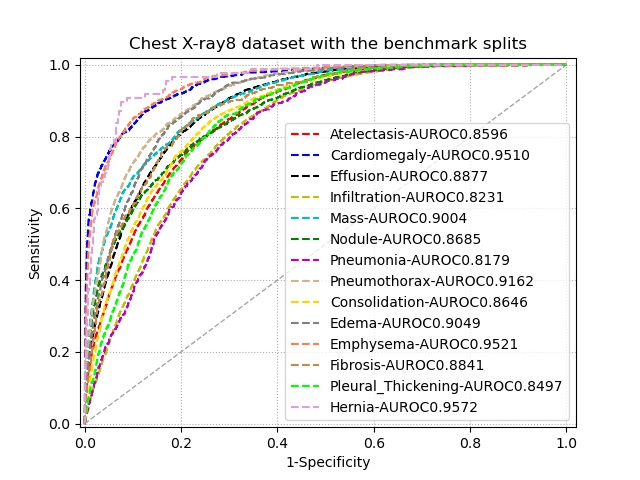
#> input picture Imgs/ROCCurve.jpg, 640 x 480 px, found by its file name
$ python nms.py
#> lines starting #> are read from the running program, lines starting #| are printed output that depends on the picture; after the words box and inside, x2 and y2 are one past the last pixel; in counts of white or black regions, pixels touching at a corner belong together
#!/usr/bin/env python
# _*_ coding: utf-8 _*_


import cv2
import numpy as np


"""
    Non-max Suppression Algorithm
    @param list  Object candidate bounding boxes
    @param list  Confidence score of bounding boxes
    @param float IoU threshold
    @return Rest boxes after nms operation
"""
def nms(bounding_boxes, confidence_score, threshold):
    # If no bounding boxes, return empty list
    if len(bounding_boxes) == 0:
        return [], []

    # Bounding boxes
    boxes = np.array(bounding_boxes)

    # coordinates of bounding boxes
    start_x = boxes[:, 0]
    start_y = boxes[:, 1]
    end_x = boxes[:, 2]
    end_y = boxes[:, 3]

    # Confidence scores of bounding boxes
    score = np.array(confidence_score)

    # Picked bounding boxes
    picked_boxes = []
    picked_score = []

    # Compute areas of bounding boxes
    areas = (end_x - start_x + 1) * (end_y - start_y + 1)

    # Sort by confidence score of bounding boxes
    order = np.argsort(score)

    # Iterate bounding boxes
    while order.size > 0:
        # The index of largest confidence score
        index = order[-1]

        # Pick the bounding box with largest confidence score
        picked_boxes.append(bounding_boxes[index])
        picked_score.append(confidence_score[index])

        # Compute ordinates of intersection-over-union(IOU)
        x1 = np.maximum(start_x[index], start_x[order[:-1]])
        x2 = np.minimum(end_x[index], end_x[order[:-1]])
        y1 = np.maximum(start_y[index], start_y[order[:-1]])
        y2 = np.minimum(end_y[index], end_y[order[:-1]])

        # Compute areas of intersection-over-union
        w = np.maximum(0.0, x2 - x1 + 1)
        h = np.maximum(0.0, y2 - y1 + 1)
        intersection = w * h

        # Compute the ratio between intersection and union
        ratio = intersection / (areas[index] + areas[order[:-1]] - intersection)

        left = np.where(ratio < threshold)
        order = order[left]

    return picked_boxes, picked_score


# Image name
image_name = './Imgs/ROCCurve.jpg'

# Bounding boxes
bounding_boxes = [(187, 82, 337, 317), (150, 67, 305, 282), (246, 121, 368, 304)]
confidence_score = [0.9, 0.75, 0.8]

# Read image
image = cv2.imread(image_name)
#> image is the input picture: shape (480, 640, 3); mean B, G, R 238.3, 239.7, 240

# Copy image as original
org = image.copy()

# Draw parameters
font = cv2.FONT_HERSHEY_SIMPLEX
font_scale = 1
thickness = 2

# IoU threshold
threshold = 0.4

# Draw bounding boxes and confidence score
for (start_x, start_y, end_x, end_y), confidence in zip(bounding_boxes, confidence_score):
    (w, h), baseline = cv2.getTextSize(str(confidence), font, font_scale, thickness)
    cv2.rectangle(org, (start_x, start_y - (2 * baseline + 5)), (start_x + w, start_y), (0, 255, 255), -1)
    cv2.rectangle(org, (start_x, start_y), (end_x, end_y), (0, 255, 255), 2)
    cv2.putText(org, str(confidence), (start_x, start_y), font, font_scale, (0, 0, 0), thickness)
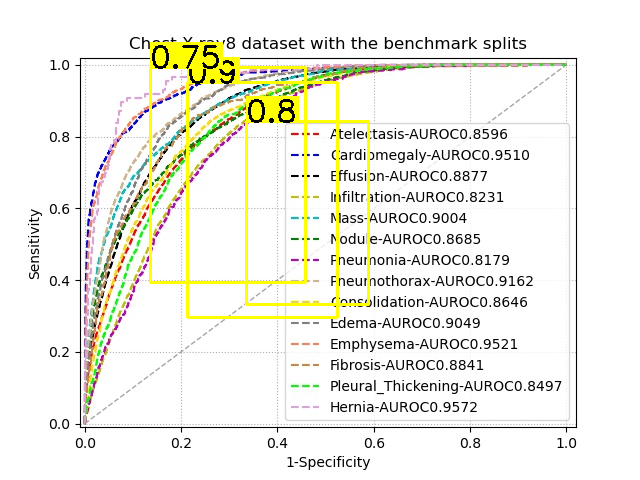
#> org: shape (480, 640, 3); 3.29% of pixels changed, all inside (x1, y1, x2, y2) = (149, 42, 370, 319)

# Run non-max suppression algorithm
picked_boxes, picked_score = nms(bounding_boxes, confidence_score, threshold)

# Draw bounding boxes and confidence score after non-maximum supression
for (start_x, start_y, end_x, end_y), confidence in zip(picked_boxes, picked_score):
    (w, h), baseline = cv2.getTextSize(str(confidence), font, font_scale, thickness)
    cv2.rectangle(image, (start_x, start_y - (2 * baseline + 5)), (start_x + w, start_y), (0, 255, 255), -1)
    cv2.rectangle(image, (start_x, start_y), (end_x, end_y), (0, 255, 255), 2)
    cv2.putText(image, str(confidence), (start_x, start_y), font, font_scale, (0, 0, 0), thickness)
#> this loop made 1 pass
#> (w, h, baseline) on pass 1: (52, 22, 10)
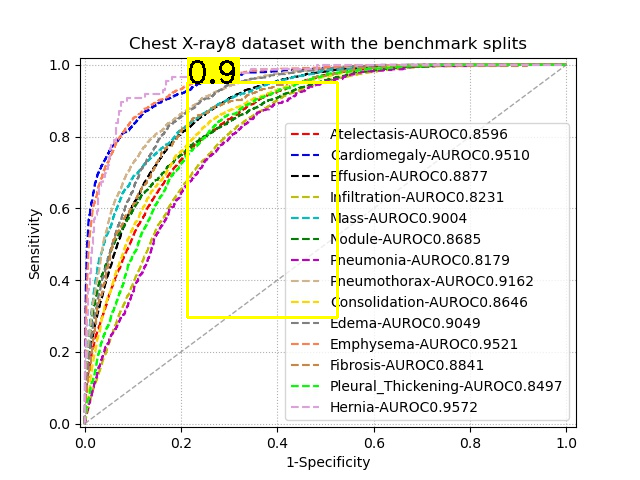
#> image: shape (480, 640, 3); 1.16% of pixels changed, all inside (x1, y1, x2, y2) = (186, 57, 339, 319)

# Show image
cv2.imshow('Original', org)
cv2.imshow('NMS', image)
cv2.waitKey(0)

$ run again, with Imgs/162_Cardiomegaly.png saved as Imgs/ROCCurve.jpg
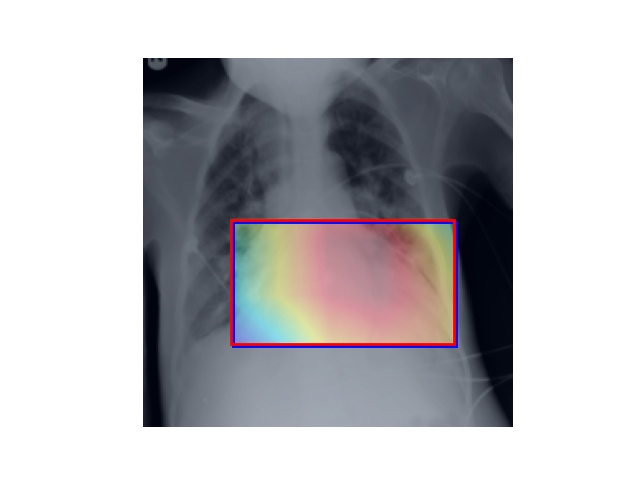
#> input picture Imgs/162_Cardiomegaly.png, 640 x 480 px, found by its file name
#> image is the input picture: shape (480, 640, 3); mean B, G, R 188.6, 185.1, 186.3
#> after the loop `for (start_x, start_y, end_x, end_y), confidence in zip(bounding_boxes..`:
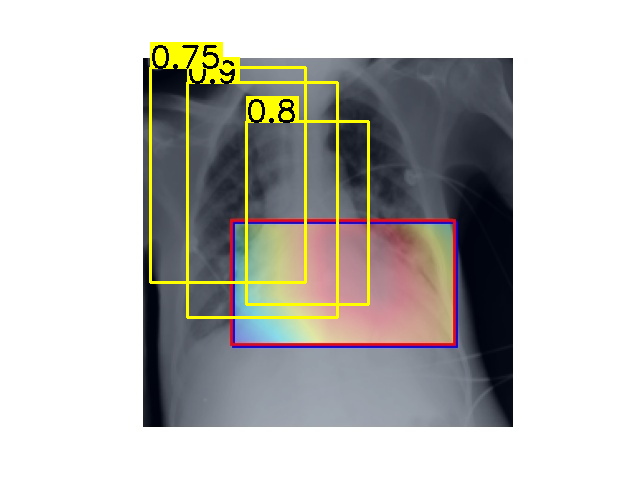
#> org: shape (480, 640, 3); 3.29% of pixels changed, all inside (x1, y1, x2, y2) = (149, 42, 370, 319)
#> the loop `for (start_x, start_y, end_x, end_y), confidence in zip(picked_boxes, ..` made 1 pass
#> (w, h, baseline) on pass 1: (52, 22, 10)
#> after the loop `for (start_x, start_y, end_x, end_y), confidence in zip(picked_boxes, ..`:
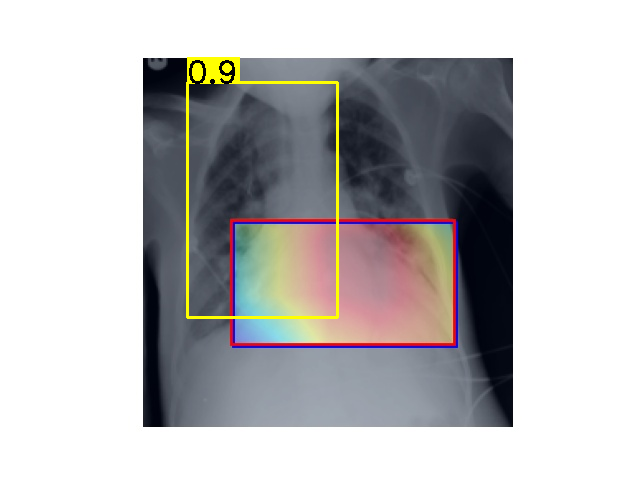
#> image: shape (480, 640, 3); 1.16% of pixels changed, all inside (x1, y1, x2, y2) = (186, 57, 339, 319)
